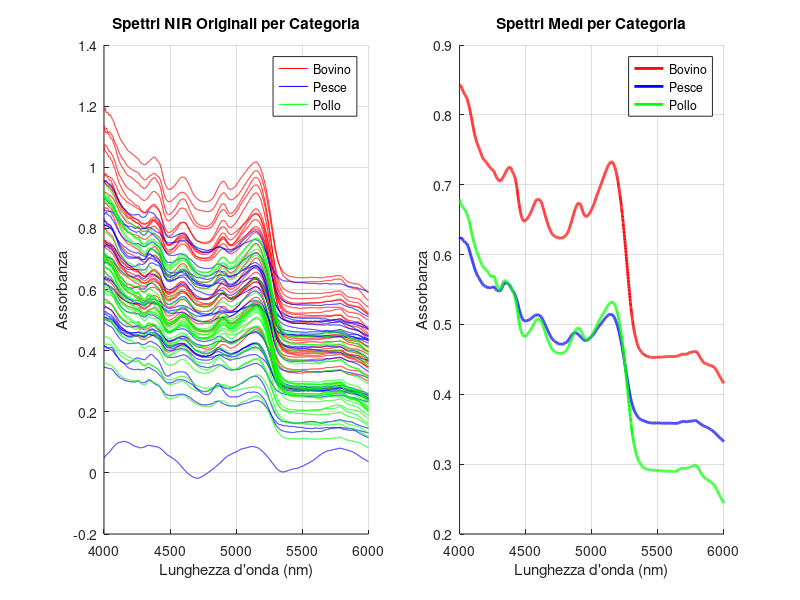
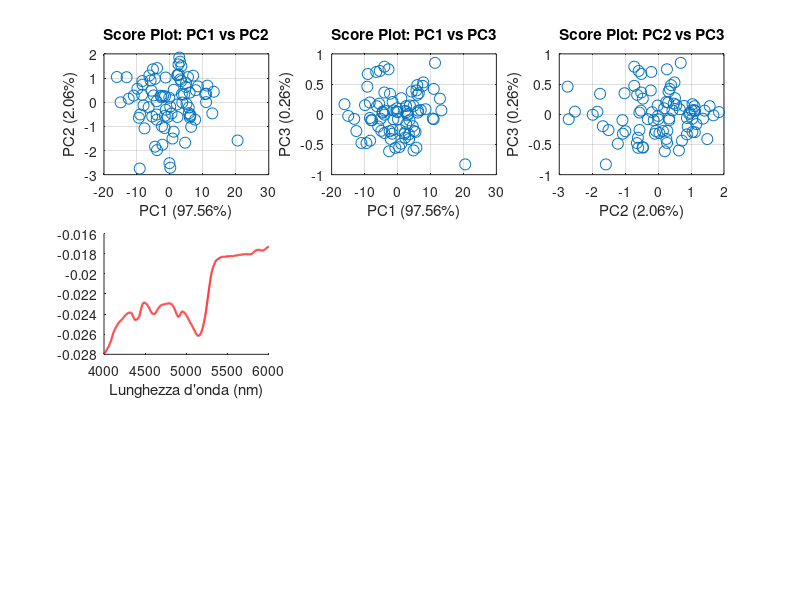

Reproduce these figures in MATLAB, in order. (Note: this script raises an error after producing the figures.)
%% ANALISI FARINE ANIMALI CON SPETTROSCOPIA NIR - PLS TOOLBOX
% Script per valutare diversi preprocessing spettrali e identificare
% il migliore per differenziare le 3 categorie (pollo, bovino, pesce)
%
% UTILIZZA PLS_TOOLBOX per preprocessing e PCA
%
% Preprocessing valutati:
% 1. Nessun preprocessing (solo mean center)
% 2. Baseline correction (detrend)
% 3. Normalizzazione (norm, SNV, MSC)
% 4. Derivate 1a e 2a con Savitzky-Golay smoothing
%
% Al termine di ogni preprocessing spettrale viene sempre applicato mean centering

clear all; close all; clc;

% Assicurati che PLS_Toolbox sia nel path
try
    evripath;
catch
    warning('PLS_Toolbox potrebbe non essere installato correttamente');
end

%% CARICAMENTO DATI
fprintf('\n========================================\n');
fprintf('CARICAMENTO DATI\n');
fprintf('========================================\n');

% Carica i dati dal formato .mat semplice
load('farineanimNIR.mat'); % contiene farineanimNIRdata e category
wavelengths = load('assexscale.txt'); % lunghezhe d'onda

% Assegna variabili
X = farineanimNIRdata;
categories = category;

[n_samples, n_vars] = size(X);
fprintf('Numero campioni: %d\n', n_samples);
fprintf('Numero variabili (lunghezze d''onda): %d\n', n_vars);
fprintf('Range lunghezze d''onda: %.0f - %.0f nm\n', min(wavelengths), max(wavelengths));

% IMPORTANTE: Converti category in cell array se necessario
fprintf('\nControllo formato categories:\n');
fprintf('  Classe originale: %s\n', class(categories));
fprintf('  Dimensioni originali: %d x %d\n', size(categories, 1), size(categories, 2));

if ~iscell(categories)
    if ischar(categories)
        % Se è una matrice di caratteri, converti ogni riga in una cella
        categories = cellstr(categories);
        fprintf('  → Convertito da char a cellstr\n');
    elseif isnumeric(categories)
        % Se è numerico, converti in stringhe
        categories = cellstr(num2str(categories));
        fprintf('  → Convertito da numeric a cellstr\n');
    end
end

% Assicurati che sia un vettore colonna
if size(categories, 2) > 1 && size(categories, 1) == 1
    categories = categories';
    fprintf('  → Trasposto da riga a colonna\n');
end

fprintf('  Classe finale: %s\n', class(categories));
fprintf('  Dimensioni finali: %d x %d\n', size(categories, 1), size(categories, 2));
fprintf('  Numero elementi: %d\n', length(categories));

% Verifica che corrisponda al numero di campioni
if length(categories) ~= n_samples
    error('ERRORE: Numero di categorie (%d) diverso dal numero di campioni (%d)', length(categories), n_samples);
end

unique_cats = unique(categories);
fprintf('\nCategorie uniche trovate: ');
for i = 1:length(unique_cats)
    n_cat = sum(strcmp(categories, unique_cats{i}));
    fprintf('%s (n=%d) ', unique_cats{i}, n_cat);
end
fprintf('\n');

%% CREA DATASET PLS_TOOLBOX (opzionale, ma utile)
% Se vuoi usare il formato dataset del PLS_Toolbox
try
    % Crea dataset PLS_Toolbox
    ds = dataset(X);
    ds.label{1} = categories;
    ds.axisscale{2} = wavelengths;
    ds.name = 'Farine Animali NIR';
    fprintf('Dataset PLS_Toolbox creato con successo\n');
    use_plstoolbox = true;
catch
    fprintf('Uso formato matrici standard (PLS_Toolbox non disponibile o versione incompatibile)\n');
    use_plstoolbox = false;
end

%% PLOT SPETTRI ORIGINALI
fprintf('\n========================================\n');
fprintf('VISUALIZZAZIONE SPETTRI ORIGINALI\n');
fprintf('========================================\n');

figure('Name', 'Spettri Originali', 'Position', [100 100 1200 500]);

% Plot tutti gli spettri colorati per categoria
subplot(1,2,1);
hold on;
% Colori per i plot
colors_rgb = [1 0 0; 0 0 1; 0 1 0]; % rosso, blu, verde
colors = {'r', 'b', 'g'};
legend_handles = [];
for i = 1:length(unique_cats)
    idx = strcmp(categories, unique_cats{i});
    h = plot(wavelengths, X(idx, :)', 'Color', colors_rgb(i,:), 'LineWidth', 0.5);
    % Prendi solo il primo handle per la legenda
    legend_handles(i) = h(1);
end
xlabel('Lunghezza d''onda (nm)');
ylabel('Assorbanza');
title('Spettri NIR Originali per Categoria');
legend(legend_handles, unique_cats, 'Location', 'best');
grid on;
hold off;

% Plot spettri medi per categoria
subplot(1,2,2);
hold on;
legend_handles = [];
for i = 1:length(unique_cats)
    idx = strcmp(categories, unique_cats{i});
    mean_spectrum = mean(X(idx, :), 1);
    legend_handles(i) = plot(wavelengths, mean_spectrum, 'Color', colors_rgb(i,:), 'LineWidth', 2);
end
xlabel('Lunghezza d''onda (nm)');
ylabel('Assorbanza');
title('Spettri Medi per Categoria');
legend(legend_handles, unique_cats, 'Location', 'best');
grid on;
hold off;

%% DEFINIZIONE PREPROCESSING DA TESTARE
% Usa le funzioni del PLS_Toolbox quando possibile
% NOTA: Per ridurre il rumore nelle derivate, usiamo finestre ampie (21, 31)
% come suggerito. Savitzky-Golay fa già smoothing intrinseco.
preprocessing_list = {
    'none', 'Nessun preprocessing (solo mean center)';
    'baseline', 'Baseline correction (detrend)';
    'snv', 'Standard Normal Variate (SNV)';
    'msc', 'Multiplicative Scatter Correction (MSC)';
    'normalize', 'Normalizzazione (norma unitaria)';
    'savgol1_w31', '1a Derivata (Savitzky-Golay, w=31, ord=3)';
    'savgol2_w31', '2a Derivata (Savitzky-Golay, w=31, ord=3)';
};

n_preprocessing = size(preprocessing_list, 1);

% Struttura per salvare i risultati
results = struct();

%% CICLO SUI PREPROCESSING
fprintf('\n========================================\n');
fprintf('VALUTAZIONE PREPROCESSING\n');
fprintf('========================================\n\n');

for p = 1:n_preprocessing
    
    prep_type = preprocessing_list{p, 1};
    prep_name = preprocessing_list{p, 2};
    
    fprintf('--------------------------------------------------\n');
    fprintf('Preprocessing %d/%d: %s\n', p, n_preprocessing, prep_name);
    fprintf('--------------------------------------------------\n');
    
    %% APPLICAZIONE PREPROCESSING CON PLS_TOOLBOX
    X_prep = X;
    
    try
        % Prova a usare le funzioni del PLS_Toolbox
        switch prep_type
            case 'none'
                % Nessun preprocessing spettrale
                X_prep = X;
                
            case 'baseline'
                % Baseline correction - usa detrend o baselinecorrect del PLS_Toolbox
                try
                    X_prep = baselinecorrect(X, 'linear');
                catch
                    % Fallback a detrend standard
                    X_prep = detrend(X', 'linear')';
                end
                
            case 'snv'
                % Standard Normal Variate - usa snv del PLS_Toolbox
                try
                    X_prep = snv(X);
                catch
                    % Fallback manuale
                    mean_spec = mean(X_prep, 2);
                    std_spec = std(X_prep, 0, 2);
                    X_prep = (X_prep - mean_spec) ./ std_spec;
                end
                
            case 'msc'
                % Multiplicative Scatter Correction - usa msc del PLS_Toolbox
                try
                    X_prep = mscorr(X);
                catch
                    % Fallback manuale
                    mean_spectrum = mean(X_prep, 1);
                    X_prep_msc = zeros(size(X_prep));
                    for i = 1:n_samples
                        p_fit = polyfit(mean_spectrum, X_prep(i,:), 1);
                        X_prep_msc(i,:) = (X_prep(i,:) - p_fit(2)) / p_fit(1);
                    end
                    X_prep = X_prep_msc;
                end
                
            case 'normalize'
                % Normalizzazione (norma unitaria)
                try
                    X_prep = normaliz(X, 1); % normaliz del PLS_Toolbox
                catch
                    % Fallback manuale
                    X_prep = X_prep ./ sqrt(sum(X_prep.^2, 2));
                end
                
            case 'savgol1_w31'
                % 1a Derivata con Savitzky-Golay (finestra=31, ordine=3)
                % Finestra ampia per massimo smoothing e riduzione del rumore
                fprintf('  Applicando 1a derivata (w=31, ord=3)...\n');
                fprintf('  Dimensioni X originale: %d x %d\n', size(X,1), size(X,2));
                
                % USA SEMPRE sgolayfilt di MATLAB (più affidabile)
                % sgolayfilt(X, order, framelen, weights, deriv)
                % X deve essere trasposta per operare sulle righe
                X_prep = sgolayfilt(X', 3, 31, [], 1)';
                
                fprintf('  Dimensioni dopo 1a derivata: %d x %d\n', size(X_prep,1), size(X_prep,2));
                
                % DIAGNOSTICA: Verifica che sia effettivamente una derivata
                fprintf('  Range dati originali: [%.4f, %.4f]\n', min(X(:)), max(X(:)));
                fprintf('  Range dopo 1a derivata: [%.4f, %.4f]\n', min(X_prep(:)), max(X_prep(:)));
                fprintf('  Media assoluta 1a deriv: %.6f\n', mean(abs(X_prep(:))));
                
                % Test: controlla alcuni valori per vedere se sono diversi
                fprintf('  Primi 3 valori spettro 1 originale: %.4f, %.4f, %.4f\n', X(1,1), X(1,2), X(1,3));
                fprintf('  Primi 3 valori spettro 1 derivata: %.4f, %.4f, %.4f\n', X_prep(1,1), X_prep(1,2), X_prep(1,3));
                
            case 'savgol2_w31'
                % 2a Derivata con Savitzky-Golay (finestra=31, ordine=3)
                % Finestra ampia per massimo smoothing e riduzione del rumore
                fprintf('  Applicando 2a derivata (w=31, ord=3)...\n');
                fprintf('  Dimensioni X originale: %d x %d\n', size(X,1), size(X,2));
                
                % USA SEMPRE sgolayfilt di MATLAB (più affidabile)
                % L'ultimo parametro (2) specifica la seconda derivata
                X_prep = sgolayfilt(X', 3, 31, [], 2)';
                
                fprintf('  Dimensioni dopo 2a derivata: %d x %d\n', size(X_prep,1), size(X_prep,2));
                
                % DIAGNOSTICA: Verifica che sia effettivamente una derivata seconda
                fprintf('  Range dati originali: [%.4f, %.4f]\n', min(X(:)), max(X(:)));
                fprintf('  Range dopo 2a derivata: [%.4f, %.4f]\n', min(X_prep(:)), max(X_prep(:)));
                fprintf('  Media assoluta 2a deriv: %.6f\n', mean(abs(X_prep(:))));
                
                % Test: controlla alcuni valori per vedere se sono diversi dalla 1a
                fprintf('  Primi 3 valori spettro 1 originale: %.4f, %.4f, %.4f\n', X(1,1), X(1,2), X(1,3));
                fprintf('  Primi 3 valori spettro 1 derivata: %.4f, %.4f, %.4f\n', X_prep(1,1), X_prep(1,2), X_prep(1,3));
                
                % Verifica: la 2a derivata dovrebbe avere valori generalmente più piccoli della 1a
                % e più rumore se l'ordine del polinomio è troppo basso
        end
        
    catch ME
        fprintf('Errore nel preprocessing: %s\n', ME.message);
        fprintf('Uso metodo alternativo...\n');
    end
    
    % VERIFICA DIMENSIONI e aggiusta wavelengths se necessario
    if size(X_prep, 2) ~= size(X, 2)
        fprintf('  ATTENZIONE: Preprocessing ha cambiato numero di variabili!\n');
        fprintf('  Originale: %d variabili, Preprocessato: %d variabili\n', size(X,2), size(X_prep,2));
        fprintf('  Questo può causare problemi con i loading plots\n');
        % TODO: Potremmo dover aggiustare wavelengths qui
    end
    
    % DIAGNOSTICA PRIMA del mean centering
    fprintf('  Range prima di mean centering: [%.6f, %.6f]\n', min(X_prep(:)), max(X_prep(:)));
    fprintf('  Std prima di mean centering: %.6f\n', std(X_prep(:)));
    
    % Applica SEMPRE mean centering alla fine
    X_prep = X_prep - mean(X_prep, 1);
    
    % DIAGNOSTICA DOPO mean centering
    fprintf('  Range dopo mean centering: [%.6f, %.6f]\n', min(X_prep(:)), max(X_prep(:)));
    fprintf('  Std dopo mean centering: %.6f\n', std(X_prep(:)));
    
    % VERIFICA FINALE: Controlla se i dati sono tutti uguali (problema!)
    if std(X_prep(:)) < 1e-10
        warning('I dati preprocessati hanno varianza quasi zero! Potrebbe esserci un problema.');
    end
    
    %% PCA con PLS_Toolbox
    % Il PLS_Toolbox ha una sintassi diversa: pca(X, ncomp, options)
    % dove X può essere una matrice o un dataset
    
    % DIAGNOSTICA: Verifica dimensioni prima della PCA
    fprintf('  Dimensioni X_prep prima PCA: %d x %d\n', size(X_prep, 1), size(X_prep, 2));
    fprintf('  Dimensioni categories: %d\n', length(categories));
    
    try
        % Prova PCA con PLS_Toolbox
        % Sintassi: model = pca(X, ncomp, options)
        ncomp = min(10, min(size(X_prep))-1);
        
        % Crea struttura options per PLS_Toolbox
        % Nota: 'none' non è valido, usa cell vuoto o ometti preprocessing
        options = struct();
        options.preprocessing = {{}};  % cell array vuoto = nessun preprocessing
        options.algorithm = 'svd';
        
        % Esegui PCA del PLS_Toolbox
        fprintf('  Tentativo PCA con PLS_Toolbox...\n');
        model_pca = pca(X_prep, ncomp, options);
        
        % Estrai i risultati - la struttura dipende dalla versione del PLS_Toolbox
        % Prova diverse possibili strutture
        
        if isfield(model_pca, 'scores')
            scores = model_pca.scores;
        elseif isfield(model_pca, 'detail') && isfield(model_pca.detail, 'scores')
            scores = model_pca.detail.scores;
        else
            error('Impossibile trovare scores nel modello PCA');
        end
        
        if isfield(model_pca, 'loads')
            loadings = model_pca.loads;
            if iscell(loadings)
                loadings = loadings{1};
            end
        elseif isfield(model_pca, 'loadings')
            loadings = model_pca.loadings;
        else
            error('Impossibile trovare loadings nel modello PCA');
        end
        
        % Varianza spiegata
        if isfield(model_pca, 'ssq')
            % ssq contiene la varianza spiegata cumulativa
            explained = model_pca.ssq(2,:)' * 100;  % converti in percentuale
            % Calcola la varianza per ogni PC (non cumulativa)
            explained = [explained(1); diff(explained)];
        elseif isfield(model_pca, 'detail') && isfield(model_pca.detail, 'ssq')
            explained = model_pca.detail.ssq(:,2) * 100;
        else
            % Calcola manualmente dagli eigenvalues
            if isfield(model_pca, 'eigenvalues')
                latent = model_pca.eigenvalues;
            elseif isfield(model_pca, 'detail') && isfield(model_pca.detail, 'eigenvalues')
                latent = model_pca.detail.eigenvalues;
            else
                % Calcola dagli scores
                latent = var(scores)' * (size(X_prep,1)-1);
            end
            total_var = sum(var(X_prep));
            explained = (latent / total_var) * 100;
        end
        
        % Eigenvalues
        if isfield(model_pca, 'eigenvalues')
            latent = model_pca.eigenvalues;
        elseif isfield(model_pca, 'detail') && isfield(model_pca.detail, 'eigenvalues')
            latent = model_pca.detail.eigenvalues;
        else
            latent = var(scores)' * (size(X_prep,1)-1);
        end
        
        % Converti da dataset a double se necessario
        if isa(scores, 'dataset')
            scores = double(scores);
        end
        if isa(loadings, 'dataset')
            loadings = double(loadings);
        end
        
        % DIAGNOSTICA: Verifica dimensioni dopo PCA
        fprintf('  Dimensioni scores dopo PCA: %d x %d\n', size(scores, 1), size(scores, 2));
        fprintf('  Dimensioni loadings dopo PCA: %d x %d\n', size(loadings, 1), size(loadings, 2));
        
        % VERIFICA E CORREGGI se scores e loadings sono invertiti
        % Scores dovrebbe essere: n_samples x n_components (84 x 10)
        % Loadings dovrebbe essere: n_variables x n_components (2001 x 10)
        
        % Caso 1: entrambi hanno dimensioni sbagliate - scambiali
        if size(scores, 1) ~= n_samples && size(loadings, 1) == n_samples
            fprintf('  ⚠ ATTENZIONE: Scores e Loadings sono invertiti! Scambio...\n');
            temp = scores;
            scores = loadings;
            loadings = temp;
            fprintf('  Dimensioni corrette - Scores: %d x %d, Loadings: %d x %d\n', ...
                size(scores, 1), size(scores, 2), size(loadings, 1), size(loadings, 2));
        end
        
        % Caso 2: loadings ha dimensioni sbagliate anche se scores è ok
        if size(scores, 1) == n_samples && size(loadings, 1) ~= n_vars
            fprintf('  ⚠ ATTENZIONE: Loadings ha dimensioni errate (%d invece di %d)\n', ...
                size(loadings, 1), n_vars);
            
            % Se loadings ha n_samples righe, è sicuramente sbagliato - deve essere trasposto
            if size(loadings, 1) == n_samples && size(loadings, 2) == n_vars
                fprintf('  → Trasposizione loadings...\n');
                loadings = loadings';
                fprintf('  Dimensioni corrette - Loadings: %d x %d\n', size(loadings, 1), size(loadings, 2));
            elseif size(loadings, 1) == n_samples
                % Se è ancora n_samples dopo il controllo, scambia con scores
                fprintf('  → Scambio scores e loadings...\n');
                temp = scores;
                scores = loadings';  % trasponi mentre scambi
                loadings = temp';
                fprintf('  Dimensioni corrette - Scores: %d x %d, Loadings: %d x %d\n', ...
                    size(scores, 1), size(scores, 2), size(loadings, 1), size(loadings, 2));
            end
        end
        
        % Verifica finale delle dimensioni
        if size(scores, 1) ~= n_samples
            error('Scores ha ancora dimensioni errate: %d righe invece di %d campioni', size(scores, 1), n_samples);
        end
        if size(loadings, 1) ~= n_vars
            error('Loadings ha ancora dimensioni errate: %d righe invece di %d variabili', size(loadings, 1), n_vars);
        end
        
        fprintf('  ✓ PCA completata con successo usando PLS_Toolbox\n');
        
    catch ME
        % Fallback a PCA standard di MATLAB
        fprintf('\n  ⚠ ERRORE PLS_Toolbox PCA: %s\n', ME.message);
        fprintf('  Stack: %s\n', ME.stack(1).name);
        fprintf('  Possibile problema di connettività con server licenze PLS_Toolbox\n');
        fprintf('  → Fallback a PCA standard di MATLAB (SVD)\n\n');
        
        % Usa SVD manualmente per evitare conflitti di nomi
        % Mean center (già fatto sopra)
        [U, S, V] = svd(X_prep, 'econ');
        
        % Calcola scores, loadings, eigenvalues
        % Scores = U * S (n_samples x n_components)
        % Loadings = V (n_variables x n_components)
        loadings = V;
        scores = U * S;
        latent = diag(S).^2 / (size(X_prep,1)-1);
        explained = 100 * latent / sum(latent);
        
        % Limita a 10 componenti per coerenza
        ncomp = min(10, length(explained));
        loadings = loadings(:, 1:ncomp);
        scores = scores(:, 1:ncomp);
        latent = latent(1:ncomp);
        explained = explained(1:ncomp);
        
        % DIAGNOSTICA: Verifica dimensioni dopo SVD
        fprintf('  Dimensioni scores dopo SVD: %d x %d\n', size(scores, 1), size(scores, 2));
        fprintf('  Dimensioni loadings dopo SVD: %d x %d\n', size(loadings, 1), size(loadings, 2));
        
        % Verifica correttezza dimensioni
        if size(scores, 1) ~= n_samples
            error('Scores SVD ha dimensioni errate: %d righe invece di %d campioni', size(scores, 1), n_samples);
        end
        if size(loadings, 1) ~= n_vars
            error('Loadings SVD ha dimensioni errate: %d righe invece di %d variabili', size(loadings, 1), n_vars);
        end
        
        fprintf('  ✓ PCA completata con successo usando SVD\n');
    end
    
    % VERIFICA FINALE delle dimensioni prima di salvare
    if size(scores, 1) ~= length(categories)
        error('ERRORE CRITICO: Mismatch dimensioni! Scores: %d righe, Categories: %d elementi', ...
            size(scores, 1), length(categories));
    end
    
    % VERIFICA E CORREZIONE varianza spiegata (deve essere tra 0 e 100%)
    if any(explained > 100) || any(explained < 0)
        fprintf('  ⚠ ATTENZIONE: Varianza spiegata fuori range [0-100]! Ricalcolo...\n');
        fprintf('    Valori originali: ');
        fprintf('%.2f%% ', explained(1:min(3,length(explained))));
        fprintf('\n');
        
        % Ricalcola la varianza spiegata correttamente dagli eigenvalues
        if exist('latent', 'var') && ~isempty(latent)
            total_var = sum(latent);
            explained = 100 * latent / total_var;
        else
            % Calcola dagli scores
            var_scores = var(scores, 0, 1);
            total_var = sum(var_scores);
            explained = 100 * var_scores' / total_var;
        end
        
        fprintf('    Valori corretti: ');
        fprintf('%.2f%% ', explained(1:min(3,length(explained))));
        fprintf('\n');
    end
    
    % VERIFICA: Controlla se questo preprocessing è identico al precedente
    if p > 1
        % Confronta X_prep con il preprocessing precedente
        diff_with_prev = norm(X_prep - results(p-1).X_prep, 'fro');
        fprintf('  Differenza con preprocessing precedente: %.6e\n', diff_with_prev);
        if diff_with_prev < 1e-10
            warning('⚠ PREPROCESSING IDENTICO AL PRECEDENTE! Possibile bug nel codice.');
        end
    end
    
    % Salva i risultati
    results(p).prep_type = prep_type;
    results(p).prep_name = prep_name;
    results(p).X_prep = X_prep;
    results(p).scores = scores;
    results(p).loadings = loadings;
    results(p).explained = explained;
    results(p).latent = latent;
    
    % Salva anche un checksum per debug
    results(p).checksum = sum(X_prep(:));
    fprintf('  Checksum X_prep: %.6e\n', results(p).checksum);
    
    fprintf('Varianza spiegata da PC1: %.2f%%\n', explained(1));
    fprintf('Varianza spiegata da PC2: %.2f%%\n', explained(2));
    fprintf('Varianza spiegata da PC1+PC2: %.2f%%\n', sum(explained(1:2)));
    fprintf('Varianza spiegata da PC1+PC2+PC3: %.2f%%\n', sum(explained(1:3)));
end

%% CONFRONTO TRA PREPROCESSING
fprintf('\n========================================\n');
fprintf('CONFRONTO TRA PREPROCESSING\n');
fprintf('========================================\n\n');

fprintf('%-55s | PC1+PC2 | PC1   | PC2\n', 'Preprocessing');
fprintf('%s\n', repmat('-', 85, 1));
for p = 1:n_preprocessing
    fprintf('%-55s | %6.2f%% | %5.2f%% | %5.2f%%\n', ...
        results(p).prep_name, ...
        sum(results(p).explained(1:2)), ...
        results(p).explained(1), ...
        results(p).explained(2));
end

%% TROVA I MIGLIORI PREPROCESSING
[~, sorted_idx] = sort(arrayfun(@(x) sum(x.explained(1:2)), results), 'descend');

fprintf('\n========================================\n');
fprintf('RANKING PREPROCESSING (per varianza PC1+PC2)\n');
fprintf('========================================\n\n');

for i = 1:length(sorted_idx)
    fprintf('%d. %s - Var(PC1+PC2): %.2f%%\n', i, results(sorted_idx(i)).prep_name, sum(results(sorted_idx(i)).explained(1:2)));
end

%% ANALISI DETTAGLIATA PER TUTTI I PREPROCESSING
fprintf('\n========================================\n');
fprintf('GENERAZIONE ANALISI DETTAGLIATE\n');
fprintf('========================================\n\n');

for idx = 1:n_preprocessing
    
    fprintf('\n========================================\n');
    fprintf('ANALISI DETTAGLIATA: %s\n', results(idx).prep_name);
    fprintf('========================================\n');
    
    % Plot dettagliato con più PCs
    figure('Name', ['Analisi Dettagliata: ' results(idx).prep_name], 'Position', [50 50 1400 1000]);
    
    % Score Plot PC1 vs PC2
    subplot(3,3,1);
    try
        gscatter(results(idx).scores(:,1), results(idx).scores(:,2), categories, [], 'o', 8);
        legend(unique_cats, 'Location', 'best');
    catch
        plot(results(idx).scores(:,1), results(idx).scores(:,2), 'o', 'MarkerSize', 8);
    end
    xlabel(sprintf('PC1 (%.2f%%)', results(idx).explained(1)));
    ylabel(sprintf('PC2 (%.2f%%)', results(idx).explained(2)));
    title('Score Plot: PC1 vs PC2');
    grid on;
    
    % Score Plot PC1 vs PC3
    subplot(3,3,2);
    try
        gscatter(results(idx).scores(:,1), results(idx).scores(:,3), categories, [], 'o', 8);
        legend(unique_cats, 'Location', 'best');
    catch
        plot(results(idx).scores(:,1), results(idx).scores(:,3), 'o', 'MarkerSize', 8);
    end
    xlabel(sprintf('PC1 (%.2f%%)', results(idx).explained(1)));
    ylabel(sprintf('PC3 (%.2f%%)', results(idx).explained(3)));
    title('Score Plot: PC1 vs PC3');
    grid on;
    
    % Score Plot PC2 vs PC3
    subplot(3,3,3);
    try
        gscatter(results(idx).scores(:,2), results(idx).scores(:,3), categories, [], 'o', 8);
        legend(unique_cats, 'Location', 'best');
    catch
        plot(results(idx).scores(:,2), results(idx).scores(:,3), 'o', 'MarkerSize', 8);
    end
    xlabel(sprintf('PC2 (%.2f%%)', results(idx).explained(2)));
    ylabel(sprintf('PC3 (%.2f%%)', results(idx).explained(3)));
    title('Score Plot: PC2 vs PC3');
    grid on;
    
    % Prepara wavelengths per i loading plots
    wavelengths_vec = wavelengths(:);
    
    % Loading Plot PC1
    subplot(3,3,4);
    hold on;
    if size(results(idx).loadings, 1) == length(wavelengths_vec)
        x_axis = wavelengths_vec;
        plot(x_axis, results(idx).loadings(:,1), 'r-', 'LineWidth', 1.5);
        xlabel('Lunghezza d''onda (nm)');
    else
        x_axis = (1:size(results(idx).loadings,1))';
        plot(x_axis, results(idx).loadings(:,1), 'r-', 'LineWidth', 1.5);
        xlabel('Indice variabile');
    end
    yline(0, 'k--', 'LineWidth', 0.5);
    % Evidenzia picchi più importanti
    [~, top_idx] = sort(abs(results(idx).loadings(:,1)), 'descend');
    for j = 1:min(3, length(top_idx))
        plot(x_axis(top_idx(j)), results(idx).loadings(top_idx(j),1), 'ro', 'MarkerSize', 8, 'MarkerFaceColor', 'r');
    end
    ylabel('Loading PC1');
    title(sprintf('Loading PC1 (%.2f%% varianza)', results(idx).explained(1)));
    grid on;
    hold off;
    
    % Loading Plot PC2
    subplot(3,3,5);
    hold on;
    if size(results(idx).loadings, 1) == length(wavelengths_vec)
        x_axis = wavelengths_vec;
        plot(x_axis, results(idx).loadings(:,2), 'b-', 'LineWidth', 1.5);
        xlabel('Lunghezza d''onda (nm)');
    else
        x_axis = (1:size(results(idx).loadings,1))';
        plot(x_axis, results(idx).loadings(:,2), 'b-', 'LineWidth', 1.5);
        xlabel('Indice variabile');
    end
    yline(0, 'k--', 'LineWidth', 0.5);
    % Evidenzia picchi più importanti
    [~, top_idx] = sort(abs(results(idx).loadings(:,2)), 'descend');
    for j = 1:min(3, length(top_idx))
        plot(x_axis(top_idx(j)), results(idx).loadings(top_idx(j),2), 'bo', 'MarkerSize', 8, 'MarkerFaceColor', 'b');
    end
    ylabel('Loading PC2');
    title(sprintf('Loading PC2 (%.2f%% varianza)', results(idx).explained(2)));
    grid on;
    hold off;
    
    % Loading Plot PC3
    subplot(3,3,6);
    hold on;
    if size(results(idx).loadings, 1) == length(wavelengths_vec)
        x_axis = wavelengths_vec;
        plot(x_axis, results(idx).loadings(:,3), 'g-', 'LineWidth', 1.5);
        xlabel('Lunghezza d''onda (nm)');
    else
        x_axis = (1:size(results(idx).loadings,1))';
        plot(x_axis, results(idx).loadings(:,3), 'g-', 'LineWidth', 1.5);
        xlabel('Indice variabile');
    end
    yline(0, 'k--', 'LineWidth', 0.5);
    % Evidenzia picchi più importanti
    [~, top_idx] = sort(abs(results(idx).loadings(:,3)), 'descend');
    for j = 1:min(3, length(top_idx))
        plot(x_axis(top_idx(j)), results(idx).loadings(top_idx(j),3), 'go', 'MarkerSize', 8, 'MarkerFaceColor', 'g');
    end
    ylabel('Loading PC3');
    title(sprintf('Loading PC3 (%.2f%% varianza)', results(idx).explained(3)));
    grid on;
    hold off;
    
    % Loading Plot PC1, PC2 e PC3 insieme
    subplot(3,3,7);
    hold on;
    if size(results(idx).loadings, 1) == length(wavelengths_vec)
        plot(wavelengths_vec, results(idx).loadings(:,1), 'r-', 'LineWidth', 1.5, 'DisplayName', 'PC1');
        plot(wavelengths_vec, results(idx).loadings(:,2), 'b-', 'LineWidth', 1.5, 'DisplayName', 'PC2');
        plot(wavelengths_vec, results(idx).loadings(:,3), 'g-', 'LineWidth', 1.5, 'DisplayName', 'PC3');
        xlabel('Lunghezza d''onda (nm)');
    else
        plot(1:size(results(idx).loadings,1), results(idx).loadings(:,1), 'r-', 'LineWidth', 1.5, 'DisplayName', 'PC1');
        plot(1:size(results(idx).loadings,1), results(idx).loadings(:,2), 'b-', 'LineWidth', 1.5, 'DisplayName', 'PC2');
        plot(1:size(results(idx).loadings,1), results(idx).loadings(:,3), 'g-', 'LineWidth', 1.5, 'DisplayName', 'PC3');
        xlabel('Indice variabile');
    end
    ylabel('Loading');
    title('Loading Plot PC1, PC2, PC3');
    legend('Location', 'best');
    grid on;
    hold off;
    
    % Spettri medi per categoria
    subplot(3,3,8);
    hold on;
    for j = 1:length(unique_cats)
        cat_idx = strcmp(categories, unique_cats{j});
        mean_spectrum = mean(results(idx).X_prep(cat_idx, :), 1);
        plot(wavelengths, mean_spectrum, 'Color', colors_rgb(j,:), 'LineWidth', 2);
    end
    xlabel('Lunghezza d''onda (nm)');
    ylabel('Assorbanza preprocessata');
    title('Spettri Medi per Categoria');
    legend(unique_cats, 'Location', 'best');
    grid on;
    hold off;
    
    % Scree plot
    subplot(3,3,9);
    plot(1:min(10,length(results(idx).explained)), results(idx).explained(1:min(10,length(results(idx).explained))), 'o-', 'LineWidth', 2, 'MarkerSize', 8);
    xlabel('Componente Principale');
    ylabel('Varianza Spiegata (%)');
    title('Scree Plot');
    grid on;
    
    % Stampa informazioni sui loading più importanti
    fprintf('\nRegioni spettrali più importanti (massimi assoluti nei loadings):\n\n');
    
    for pc = 1:3
        [~, max_idx] = sort(abs(results(idx).loadings(:,pc)), 'descend');
        fprintf('PC%d (%.2f%% varianza):\n', pc, results(idx).explained(pc));
        fprintf('  Top 5 lunghezze d''onda:\n');
        for j = 1:5
            wave_idx = max_idx(j);
            fprintf('    %.0f nm: loading = %+.4f\n', wavelengths(wave_idx), results(idx).loadings(wave_idx, pc));
        end
        fprintf('\n');
    end
end

%% SALVA I RISULTATI
fprintf('\n========================================\n');
fprintf('SALVATAGGIO RISULTATI\n');
fprintf('========================================\n');

save('results_preprocessing_NIR.mat', 'results', 'wavelengths', 'categories', 'X');
fprintf('Risultati salvati in: results_preprocessing_NIR.mat\n');

fprintf('\n========================================\n');
fprintf('ANALISI COMPLETATA\n');
fprintf('========================================\n\n');
fprintf('ISTRUZIONI PER IL REPORT:\n\n');
fprintf('1. Revisionare tutte le figure generate\n');
fprintf('2. Identificare i 2 preprocessing migliori (maggiore separazione negli score plots)\n');
fprintf('3. Per i preprocessing migliori:\n');
fprintf('   - Includere plot degli spettri originali vs preprocessati\n');
fprintf('   - Includere score plots (PC1 vs PC2)\n');
fprintf('   - Includere loading plots con interpretazione\n');
fprintf('4. Interpretare le regioni spettrali usando tointerpretNIR.doc:\n');
fprintf('   - Identificare lunghezze d''onda chiave dai loading plots\n');
fprintf('   - Associare a gruppi funzionali o legami chimici\n');
fprintf('   - Spiegare perché queste regioni distinguono le categorie\n\n');
